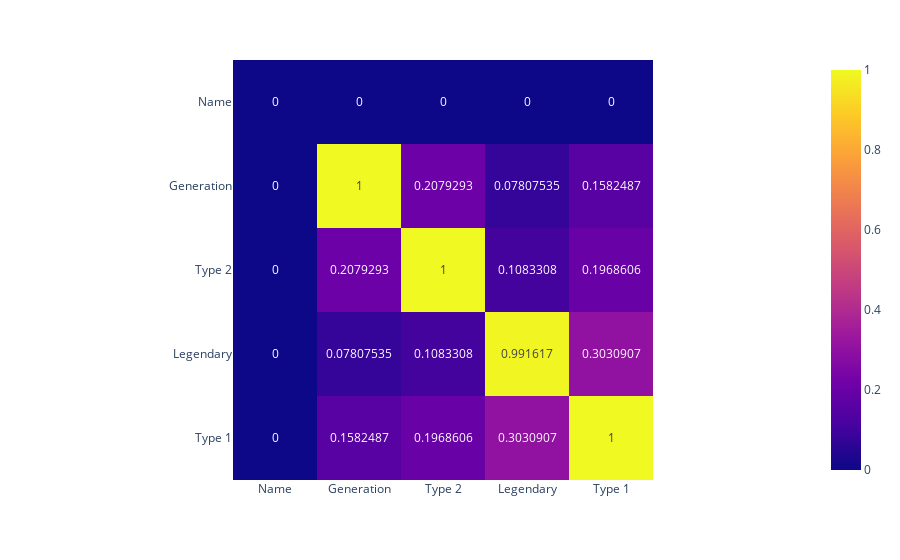

The code cell stored with this chart in its notebook:
### Markdown cell above
## Heatmaps for qualitative correlations

### Code cell
# git clone https://github.com/ayanatherate/dfcorrs.git
# cd dfcorrs 
# pip install -r requirements.txt

from dfcorrs.cramersvcorr import Cramers
cram=Cramers()
# cram.corr(df_pokemon)
cram.corr(df_pokemon, plot_htmp=True)

### Figure 1 — Plotly figure (JSON) as saved in the notebook; plotly's stock layout.template omitted (floating-point values rounded to 4 significant figures)
{"data": [{"coloraxis": "coloraxis", "hovertemplate": "x: %{x}<br>y: %{y}<br>color: %{z}<extra></extra>", "name": "0", "texttemplate": "%{z}", "type": "heatmap", "x": ["Name", "Generation", "Type 2", "Legendary", "Type 1"], "xaxis": "x", "y": ["Name", "Generation", "Type 2", "Legendary", "Type 1"], "yaxis": "y", "z": [[0, 0, 0, 0, 0], [0, 1, 0.2079, 0.07808, 0.1582], [0, 0.2079, 1, 0.1083, 0.1969], [0, 0.07808, 0.1083, 0.9916, 0.3031], [0, 0.1582, 0.1969, 0.3031, 1]]}], "layout": {"coloraxis": {"colorscale": [[0, "#0d0887"], [0.1111, "#46039f"], [0.2222, "#7201a8"], [0.3333, "#9c179e"], [0.4444, "#bd3786"], [0.5556, "#d8576b"], [0.6667, "#ed7953"], [0.7778, "#fb9f3a"], [0.8889, "#fdca26"], [1, "#f0f921"]]}, "margin": {"t": 60}, "xaxis": {"anchor": "y", "constrain": "domain", "domain": [0, 1], "scaleanchor": "y"}, "yaxis": {"anchor": "x", "autorange": "reversed", "constrain": "domain", "domain": [0, 1]}}}
